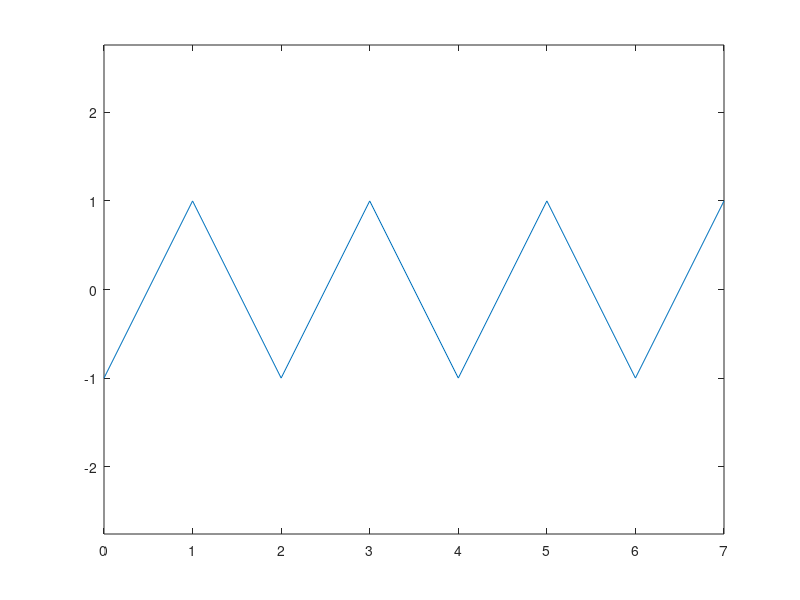

MATLAB code for this plot: (Note: this script raises an error after producing the figure.)
%=============================================================================
% Copyright (c) 2016-present Allan CORNET (Nelson)
%=============================================================================
% This file is part of Nelson.
%=============================================================================
% LICENCE_BLOCK_BEGIN
% SPDX-License-Identifier: LGPL-3.0-or-later
% LICENCE_BLOCK_END
%=============================================================================
% <--ADV-CLI MODE-->
%=============================================================================
f = figure('Visible', 'off');
plot(0:7, [-1 1 -1 1 -1 1 -1 1]);
axis equal;
drawnow();
ax = gca();
asserts.isapprox(ax.XLim, [0 7], 1e-12);
asserts.istrue((ax.YLim(2) - ax.YLim(1)) <= 7);
close(f);
%=============================================================================
% square data (equal x and y extents) in a wide plot box: the plot box fills
% the available area (its aspect ratio matches the pixel box) and the shorter
% direction (here X) is expanded so that equal data units are preserved.
f = figure('Visible', 'off', 'Position', [100 100 800 600]);
t = linspace(0, 2 * pi, 200);
plot(cos(t), sin(t));
axis equal;
drawnow();
ax = gca();
asserts.isapprox(ax.YLim, [-1 1], 1e-2);
asserts.istrue(ax.XLim(1) < -1.2 && ax.XLim(1) > -1.35);
asserts.istrue(ax.XLim(2) > 1.2 && ax.XLim(2) < 1.35);
% equal data units: the x extent equals the y extent scaled by the box aspect.
boxAspect = ax.PlotBoxAspectRatio(1) / ax.PlotBoxAspectRatio(2);
asserts.isapprox((ax.XLim(2) - ax.XLim(1)), (ax.YLim(2) - ax.YLim(1)) * boxAspect, 1e-6);
asserts.isequal(ax.DataAspectRatio, [1 1 1]);
close(f);
%=============================================================================
% 'axis([...]); axis equal' followed by adding data must keep the binding
% (data-limited) direction manual and free the other one to 'auto', so the
% framing stays encompassing and equal-unit instead of collapsing tight to the
% newly added object.
f = figure('Visible', 'off', 'Position', [80 80 700 500]);
ax = axes('Parent', f);
hold(ax, 'on');
axis(ax, [-3 3 -3 0.55]);
axis(ax, 'equal');
patch('Parent', ax, 'XData', [0 1 0.5], 'YData', [0 0 -2], 'FaceColor', [1 0 0]);
drawnow();
% X is the binding direction: kept manual at the requested framing.
asserts.isapprox(ax.XLim, [-3 3], 1e-9);
asserts.isequal(ax.XLimMode, 'manual');
% Y was freed to 'auto' and stretched to equal units around the data.
asserts.isequal(ax.YLimMode, 'auto');
asserts.isequal(ax.DataAspectRatio, [1 1 1]);
boxAspect = ax.PlotBoxAspectRatio(1) / ax.PlotBoxAspectRatio(2);
asserts.isapprox((ax.XLim(2) - ax.XLim(1)), (ax.YLim(2) - ax.YLim(1)) * boxAspect, 1e-6);
% The range still encompasses the added patch data (y in [-2, 0]).
asserts.istrue(ax.YLim(1) <= -2 && ax.YLim(2) >= 0);
close(f);
%=============================================================================
